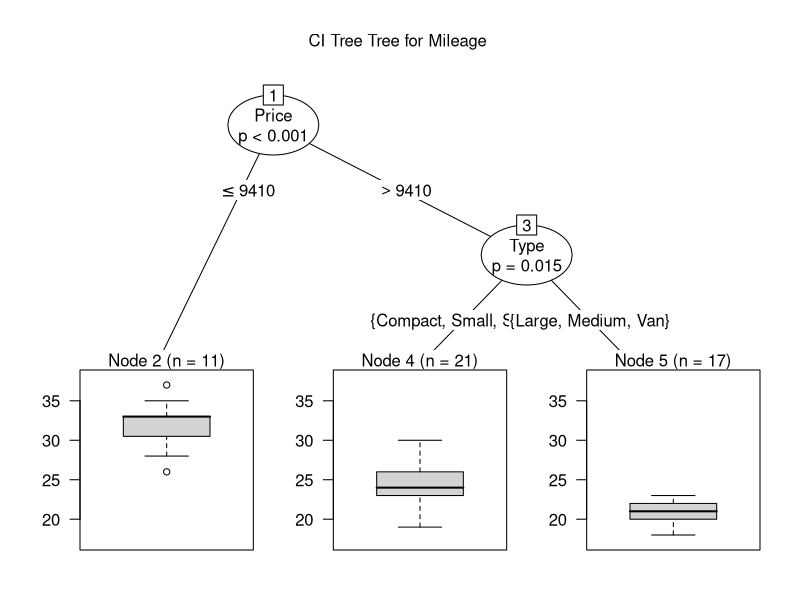

Recreate this plot in R. (Note: this script raises an error after producing the figure.)
# Conditional Inference Tree for Mileage
library(party)
library(rpart)
fit2M <- ctree(Mileage ~ Price + Country + Reliability + Type, data = na.omit(cu.summary))
summary(fit2M)
# plot tree
plot(fit2M, uniform = TRUE, main = "CI Tree Tree for Mileage ")
text(fit2M, use.n = TRUE, all = FALSE, cex = .8)
